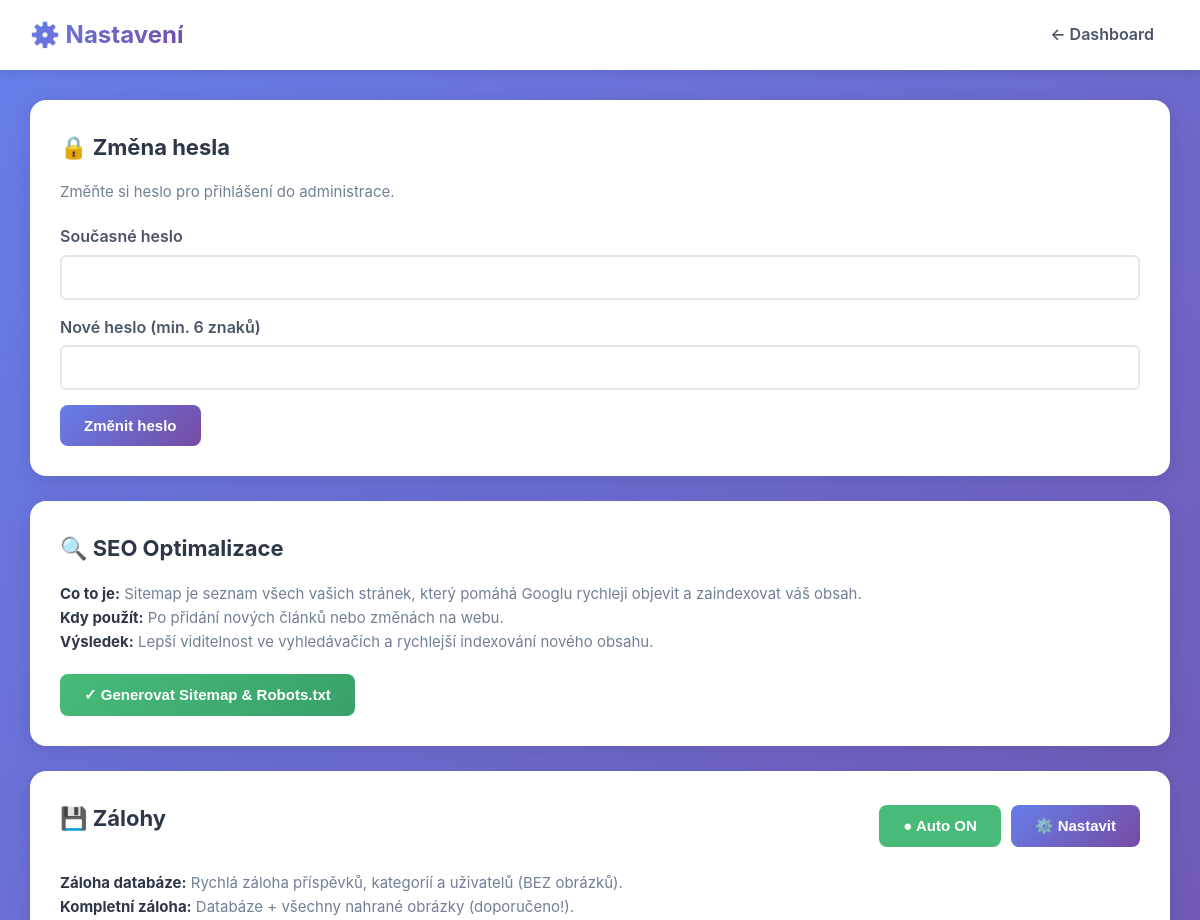
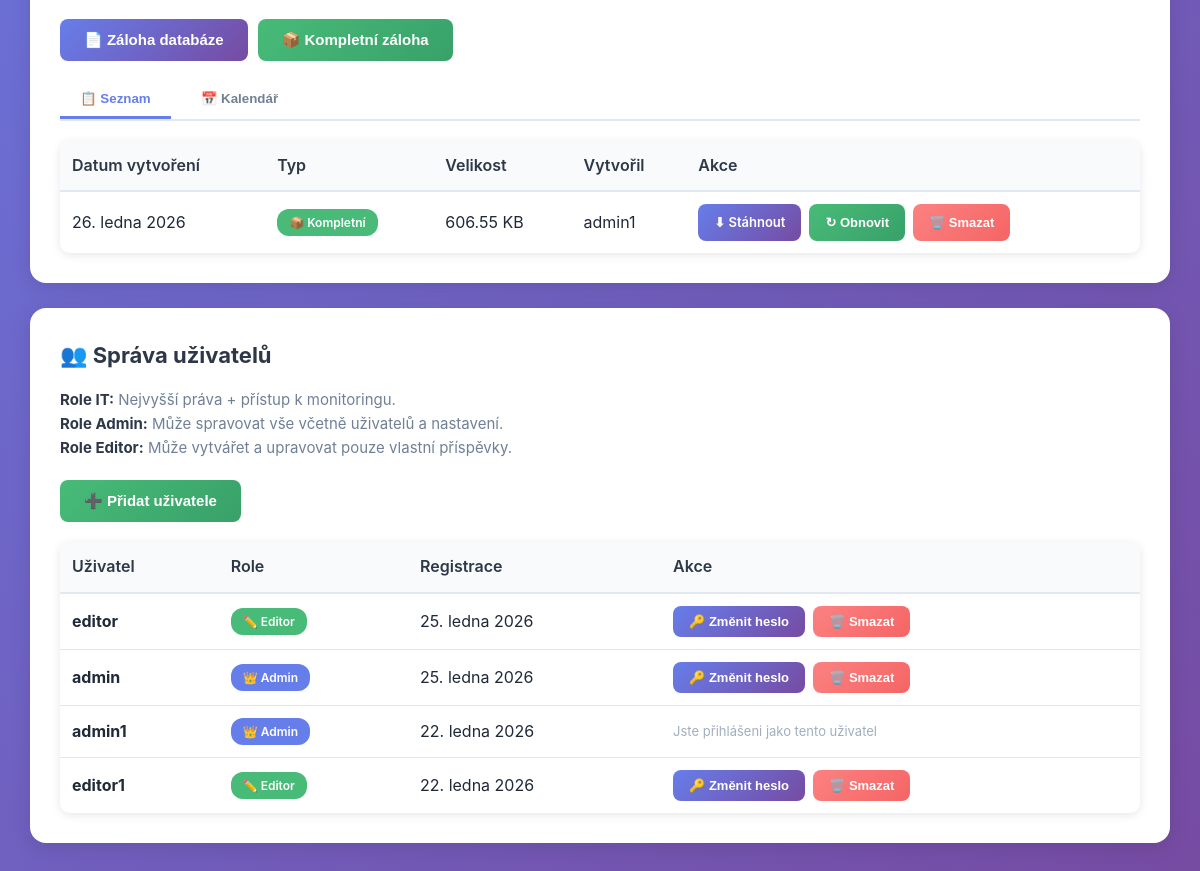
Screenshot of /admin/settings.php (signed in) with the database file from the repository (2 pictures, top to bottom).
### tables this page shows
CREATE TABLE `backups` (
  `id` int(11) NOT NULL AUTO_INCREMENT,
  `filename` varchar(255) NOT NULL,
  `filepath` varchar(255) NOT NULL,
  `size_bytes` bigint(20) DEFAULT NULL,
  `type` enum('database','full') DEFAULT 'database',
  `created_by` int(11) DEFAULT NULL,
  `created_at` timestamp NOT NULL DEFAULT CURRENT_TIMESTAMP,
  PRIMARY KEY (`id`),
  KEY `created_by` (`created_by`),
  KEY `idx_created` (`created_at`),
  CONSTRAINT `backups_ibfk_1` FOREIGN KEY (`created_by`) REFERENCES `users` (`id`) ON DELETE SET NULL
);

CREATE TABLE `users` (
  `id` int(11) NOT NULL AUTO_INCREMENT,
  `username` varchar(50) NOT NULL,
  `password` varchar(255) NOT NULL,
  `email` varchar(100) DEFAULT NULL,
  `role` enum('admin','editor') DEFAULT 'editor',
  `created_at` timestamp NOT NULL DEFAULT CURRENT_TIMESTAMP,
  `last_login` timestamp NULL DEFAULT NULL,
  PRIMARY KEY (`id`),
  UNIQUE KEY `username` (`username`),
  KEY `idx_username` (`username`)
);

### includes/database.class.php (called while the page is built, shortened)
<?php
class Database {
    private $connection;
    private $stmt;
    public function __construct() {
        $dsn = 'mysql:host=' . DB_HOST . ';dbname=' . DB_NAME . ';charset=' . DB_CHARSET;
        $options = [
            PDO::ATTR_ERRMODE => PDO::ERRMODE_EXCEPTION,
            PDO::ATTR_DEFAULT_FETCH_MODE => PDO::FETCH_ASSOC,
            PDO::ATTR_EMULATE_PREPARES => false,
            PDO::MYSQL_ATTR_INIT_COMMAND => "SET NAMES utf8mb4 COLLATE utf8mb4_unicode_ci"
        ];
        try {
            $this->connection = new PDO($dsn, DB_USER, DB_PASS, $options);
        } catch (PDOException $e) {
            $this->error = $e->getMessage();
            $this->logError('Database Connection', $e->getMessage());
            die('Chyba připojení k databázi. Zkontrolujte konfiguraci.');
        }
    }
    public function query($sql) {
    try {
        $this->stmt = $this->connection->prepare($sql);
        return $this;
    } catch (PDOException $e) {
        $this->logError('Query Prepare', $e->getMessage());
        $this->stmt = null;
        return $this;
    }
}
    public function bind($param, $value, $type = null) {
        if (is_null($type)) {
            switch (true) {
                case is_int($value):
                    $type = PDO::PARAM_INT;
                    break;
                default:
                    $type = PDO::PARAM_STR;
            }
        }
        $this->stmt->bindValue($param, $value, $type);
        return $this;
    }
    public function execute() {
        try {
            return $this->stmt->execute();
        } catch (PDOException $e) {
            $this->logError('Query Execute', $e->getMessage());
            return false;
        }
    }
    public function fetchAll() {
    $this->execute();
    return $this->stmt->fetchAll();
    }
    public function fetch() {
        $this->execute();
        return $this->stmt->fetch();
    }
}
?>

### includes/backup.class.php (called while the page is built, shortened)
<?php
class Backup {
    private $db;
    public function __construct() {
        global $db;
        $this->db = $db;
        $this->backupDir = BACKUPS_PATH;
    }
    public function listBackups() {
        $this->db->query(
            "SELECT b.*, u.username as created_by_name
             FROM backups b
             LEFT JOIN users u ON b.created_by = u.id
             ORDER BY b.created_at DESC"
        );
        return $this->db->fetchAll();
    }
}
?>

### config.php (called while the page is built, shortened)
<?php
require_once INCLUDES_PATH . 'database.class.php';
require_once INCLUDES_PATH . 'backup.class.php';
$db = new Database();
require_once INCLUDES_PATH . 'helpers.php';
?>

### includes/helpers.php (called while the page is built, shortened)
<?php
function formatDate($date, $format = 'j. n. Y') {
    $months = [
        1 => 'ledna', 2 => 'února', 3 => 'března', 4 => 'dubna',
        5 => 'května', 6 => 'června', 7 => 'července', 8 => 'srpna',
        9 => 'září', 10 => 'října', 11 => 'listopadu', 12 => 'prosince'
    ];
    $timestamp = is_numeric($date) ? $date : strtotime($date);
    $day = date('j', $timestamp);
    $month = $months[(int)date('n', $timestamp)];
    $year = date('Y', $timestamp);
    return "$day. $month $year";
}
function e($text) {
    return htmlspecialchars($text, ENT_QUOTES, 'UTF-8');
}
function formatBytes($bytes, $precision = 2) {
    $units = ['B', 'KB', 'MB', 'GB', 'TB'];
    for ($i = 0; $bytes > 1024 && $i < count($units) - 1; $i++) {
        $bytes /= 1024;
    }
    return round($bytes, $precision) . ' ' . $units[$i];
}
?>

### admin/settings.php (the view, shortened to what this page needs)
<?php
require_once '../config.php';
$backup = new Backup();
$backups = $backup->listBackups();
$db3 = new Database();
$db3->query("
    SELECT b.*,
           CASE
               WHEN b.created_by = 0 OR b.created_by IS NULL THEN 'Systém'
               ELSE u.username
           END as created_by_name
    FROM backups b
    LEFT JOIN users u ON b.created_by = u.id
    ORDER BY b.created_at DESC
");
$backups = $db3->fetchAll();
$db = new Database();
$db->query("SELECT id, username, role, created_at FROM users ORDER BY created_at DESC");
$users = $db->fetchAll();
$db->query("SELECT id, username, role FROM users WHERE id = :id");
$db->bind(':id', $_SESSION['user_id']);
$currentUser = $db->fetch();
?>
<!DOCTYPE html>
<html lang="cs">
<head>
    <link rel="stylesheet" href="<?= ASSETS_URL ?>css/admin.css">
</head>
<body>
    <header>
        <div class="header-content">
            <div class="header-title">⚙️ Nastavení</div>
            <nav>
                <a href="dashboard.php" class="header-link">← Dashboard</a>
            </nav>
        </div>
    </header>
    <div class="container">
        <div class="card">
            <h2>🔒 Změna hesla</h2>
            <p class="card-description">Změňte si heslo pro přihlášení do administrace.</p>
            <form method="POST">
                <div class="form-group">
                    <label>Současné heslo</label>
                    <input type="password" name="current_password" required>
                </div>
                <div class="form-group">
                    <label>Nové heslo (min. 6 znaků)</label>
                    <input type="password" name="new_password" required minlength="6">
                </div>
                <button type="submit" class="btn btn-primary">Změnit heslo</button>
            </form>
        </div>
        <div class="card">
            <h2>🔍 SEO Optimalizace</h2>
            <p class="card-description">
                <strong>Co to je:</strong> Sitemap je seznam všech vašich stránek, který pomáhá Googlu rychleji objevit a zaindexovat váš obsah.<br>
                <strong>Kdy použít:</strong> Po přidání nových článků nebo změnách na webu.<br>
                <strong>Výsledek:</strong> Lepší viditelnost ve vyhledávačích a rychlejší indexování nového obsahu.
            </p>
            <form method="POST">
                <button type="submit" class="btn btn-success">✓ Generovat Sitemap & Robots.txt</button>
            </form>
        </div>
<div class="card" id="backups">
    <div style="display: flex; justify-content: space-between; align-items: center; margin-bottom: 20px;">
        <h2>💾 Zálohy</h2>
        <div style="display: flex; gap: 10px;">
            <?php
            $dbSched = new Database();
            $dbSched->query("SELECT * FROM backup_schedule WHERE backup_type = 'database'");
            $dbSchedule = $dbSched->fetch();
            $dbSched2 = new Database();
            $dbSched2->query("SELECT * FROM backup_schedule WHERE backup_type = 'full'");
            $fullSchedule = $dbSched2->fetch();
            $autoEnabled = ($dbSchedule && $dbSchedule['enabled']) || ($fullSchedule && $fullSchedule['enabled']);
            ?>
            <button onclick="toggleAutoBackup()" class="btn" style="background: <?= $autoEnabled ? '#48bb78' : '#e2e8f0' ?>; color: <?= $autoEnabled ? 'white' : '#4a5568' ?>;">
                <span id="autoBackupIcon"><?= $autoEnabled ? '●' : '○' ?></span> Auto <?= $autoEnabled ? 'ON' : 'OFF' ?>
            </button>
            <button onclick="openBackupScheduleModal()" class="btn btn-primary">⚙️ Nastavit</button>
        </div>
    </div>
    <p class="card-description">
        <strong>Záloha databáze:</strong> Rychlá záloha příspěvků, kategorií a uživatelů (BEZ obrázků).<br>
        <strong>Kompletní záloha:</strong> Databáze + všechny nahrané obrázky (doporučeno!).
    </p>
    <div style="display: flex; gap: 10px; margin-bottom: 20px;">
        <form method="POST" style="margin: 0;">
            <button type="submit" class="btn btn-primary">📄 Záloha databáze</button>
        </form>
        <form method="POST" style="margin: 0;">
            <button type="submit" class="btn btn-success">📦 Kompletní záloha</button>
        </form>
    </div>
    <div style="display: flex; gap: 10px; margin-bottom: 20px; border-bottom: 2px solid #e2e8f0;">
        <button onclick="showBackupView('list')" id="viewList" class="view-tab active">📋 Seznam</button>
        <button onclick="showBackupView('calendar')" id="viewCalendar" class="view-tab">📅 Kalendář</button>
    </div>
    <div id="backupListView">
        <?php if (empty($backups)): ?>
            <div class="empty-state">
                <div class="empty-state-icon">📭</div>
                <p>Zatím žádné zálohy</p>
            </div>
        <?php else:
            $page = isset($_GET['backup_page']) ? (int)$_GET['backup_page'] : 1;
            $perPage = 5;
            $offset = ($page - 1) * $perPage;
            $pagedBackups = array_slice($backups, $offset, $perPage);
        ?>
            <table class="table">
                <thead>
                    <tr>
                        <th>Datum vytvoření</th>
                        <th>Typ</th>
                        <th>Velikost</th>
                        <th>Vytvořil</th>
                        <th>Akce</th>
                    </tr>
                </thead>
                <tbody>
                    <?php foreach ($pagedBackups as $b): ?>
                        <tr <?= $b['last_restored_at'] ? 'style="background: #f0fff4;"' : '' ?>>
                            <td>
                                <?= formatDate($b['created_at']) ?>
                            </td>
                            <td>
                                <?php if (isset($b['type']) && $b['type'] === 'full'): ?>
                                    <span class="badge" style="background: #48bb78; color: white;">📦 Kompletní</span>
                                <?php else: ?>
                                    <span class="badge" style="background: #667eea; color: white;">📄 Databáze</span>
                                <?php endif; ?>
                            </td>
                            <td><?= formatBytes($b['size_bytes']) ?></td>
                            <td><?= e($b['created_by_name'] ?? 'Systém') ?></td>
                            <td>
                                <div class="table-actions">
                                    <a href="download_backup.php?id=<?= $b['id'] ?>" class="btn btn-primary btn-small">⬇ Stáhnout</a>
                                    <button onclick="openRestoreModal(<?= $b['id'] ?>, '<?= e($b['filename']) ?>', '<?= formatDate($b['created_at']) ?>')" class="btn btn-success btn-small">↻ Obnovit</button>
                                    <button onclick="openDeleteBackupModal(<?= $b['id'] ?>, '<?= e($b['filename']) ?>')" class="btn btn-danger btn-small">🗑️ Smazat</button>
                                </div>
                            </td>
                        </tr>
                    <?php endforeach; ?>
                </tbody>
            </table>
        <?php endif; ?>
    </div>
</div>
        <?php if ($currentUser['role'] === 'admin' || $currentUser['role'] === 'it'): ?>
        <div class="card">
            <h2>👥 Správa uživatelů</h2>
            <p class="card-description">
             <strong>Role IT:</strong> Nejvyšší práva + přístup k monitoringu.<br>
             <strong>Role Admin:</strong> Může spravovat vše včetně uživatelů a nastavení.<br>
            <strong>Role Editor:</strong> Může vytvářet a upravovat pouze vlastní příspěvky.
            </p>
            <div style="display: flex; gap: 10px; margin-bottom: 20px; align-items: center;">
                <button onclick="openAddUserModal()" class="btn btn-success">➕ Přidat uživatele</button>
            </div>
            <table class="table">
                <thead>
                    <tr>
                        <th>Uživatel</th>
                        <th>Role</th>
                        <th>Registrace</th>
                        <th>Akce</th>
                    </tr>
                </thead>
                <tbody>
                    <?php foreach ($users as $user): ?>
                        <tr>
                            <td><strong><?= e($user['username']) ?></strong></td>
                            <td>
                                <span class="badge badge-<?= $user['role'] ?>">
                                    <?php
                                    if ($user['role'] === 'it') {
                                        echo '🔧 IT';
                                    } elseif ($user['role'] === 'admin') {
                                        echo '👑 Admin';
                                    } else {
                                        echo '✏️ Editor';
                                    }
                                    ?>
                                </span>
                            </td>
                            <td><?= formatDate($user['created_at']) ?></td>
                            <td>
                                <div class="table-actions">
                                    <?php if ($user['id'] !== $_SESSION['user_id']): ?>
                                        <?php if ($user['role'] === 'it' && $currentUser['role'] !== 'it'): ?>
                                            <span style="color: #9f7aea; font-size: 13px;">🔒 IT účet - pouze IT může upravovat</span>
                                        <?php else: ?>
                                            <button onclick="openChangePasswordModal(<?= $user['id'] ?>, '<?= e($user['username']) ?>')" class="btn btn-primary btn-small">🔑 Změnit heslo</button>
                                            <button onclick="confirmDeleteUser(<?= $user['id'] ?>, '<?= e($user['username']) ?>')" class="btn btn-danger btn-small">🗑️ Smazat</button>
                                        <?php endif; ?>
                                    <?php else: ?>
                                        <span style="color: #a0aec0; font-size: 13px;">Jste přihlášeni jako tento uživatel</span>
                                    <?php endif; ?>
                                </div>
                            </td>
                        </tr>
                    <?php endforeach; ?>
                </tbody>
            </table>
        </div>
        <?php endif; ?>
    </div>
</body>
</html>

### rows the page displays
backups: created_at "26. ledna 2026", type "📦 Kompletní", size_bytes "606.55 KB", created_by.username "admin1"
users: username "editor", role "✏️ Editor", created_at "25. ledna 2026"
users: username "admin", role "👑 Admin", created_at "25. ledna 2026"
users: username "admin1", role "👑 Admin", created_at "22. ledna 2026", shows "Jste přihlášeni jako tento uživatel"
users: username "editor1", role "✏️ Editor", created_at "22. ledna 2026"
